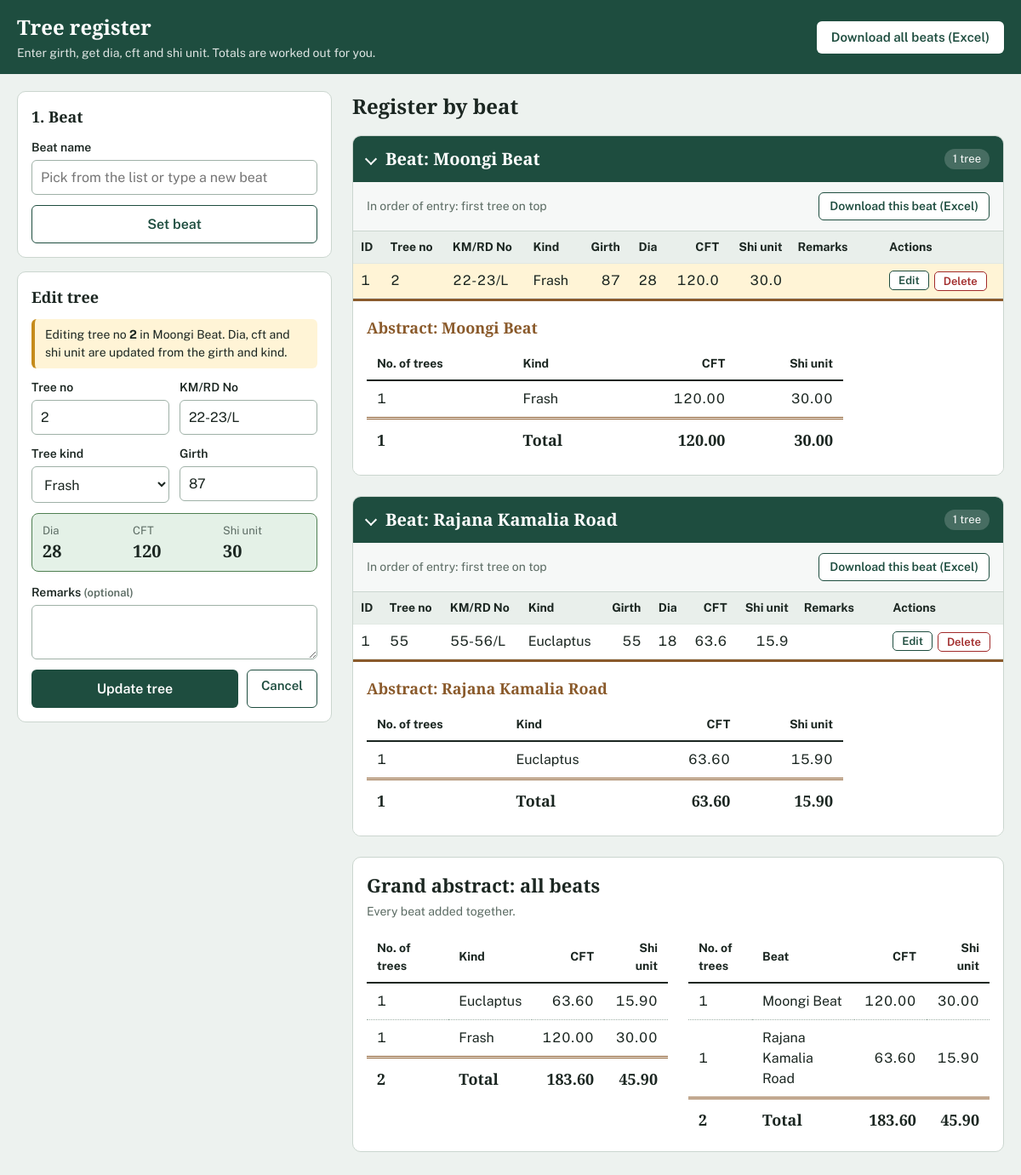
Page /?edit=1&beat=3 on the committed database.
### tables this page shows
CREATE TABLE beat_3_moongi_beat (
	id INTEGER NOT NULL, 
	tree_no VARCHAR(50) NOT NULL, 
	km_burji_no VARCHAR(50) NOT NULL, 
	kind_tree VARCHAR(100) NOT NULL, 
	girth INTEGER NOT NULL, 
	dia INTEGER, 
	cft FLOAT, 
	shi_unit FLOAT, 
	remarks VARCHAR(255), 
	PRIMARY KEY (id), 
	CONSTRAINT uq_beat_3_moongi_beat UNIQUE (km_burji_no, tree_no)
);

CREATE TABLE beat_1_rajana_kamalia_road (
	id INTEGER NOT NULL, 
	tree_no VARCHAR(50) NOT NULL, 
	km_burji_no VARCHAR(50) NOT NULL, 
	kind_tree VARCHAR(100) NOT NULL, 
	girth INTEGER NOT NULL, 
	dia INTEGER, 
	cft FLOAT, 
	shi_unit FLOAT, 
	remarks VARCHAR(255), 
	PRIMARY KEY (id), 
	CONSTRAINT uq_beat_1_rajana_kamalia_road UNIQUE (km_burji_no, tree_no)
);

### app.py (models this page shows)
class Beat(db.Model):
    __tablename__ = "beats"
    id = db.Column(db.Integer, primary_key=True)
    name = db.Column(db.String(100), nullable=False, unique=True)
    table_name = db.Column(db.String(80), nullable=False, unique=True)

### app.py (the view, shortened to what this page needs)
@app.route("/", methods=["GET", "POST"])
def index():
    current_beat = session.get("beat_name")
    edit_tree = edit_beat = None
    edit_id = request.args.get("edit", type=int)
    beat_id = request.args.get("beat", type=int)
    if edit_id and beat_id:
        edit_beat = db.session.get(Beat, beat_id)
        if edit_beat:
            edit_tree = db.session.get(tree_model(edit_beat.table_name), edit_id)
        if edit_tree is None:
            flash("That tree no longer exists.", "error")
            return redirect(url_for("index"))
    return render_index(
        form=edit_tree.to_dict() if edit_tree else {}, edit_tree=edit_tree, edit_beat=edit_beat
    )

### app.py (called while the page is built)
def get_beat_options():
    names = set(BEATS) | {name for (name,) in db.session.query(Beat.name).all()}
    return sorted(names, key=str.lower)

def _new_abstract():
    return {"rows": {}, "trees": 0, "cft": 0.0, "shi_unit": 0.0}

def _add_to_abstract(a, kind, trees, cft, shi_unit):
    row = a["rows"].setdefault(kind, {"kind": kind, "trees": 0, "cft": 0.0, "shi_unit": 0.0})
    row["trees"] += trees
    row["cft"] += cft
    row["shi_unit"] += shi_unit
    a["trees"] += trees
    a["cft"] += cft
    a["shi_unit"] += shi_unit

def _finish_abstract(a):
    rows = sorted(a["rows"].values(), key=lambda r: r["kind"])
    for r in rows:
        r["cft"] = round(r["cft"], 3)
        r["shi_unit"] = round(r["shi_unit"], 3)
    return {
        "rows": rows,
        "trees": a["trees"],
        "cft": round(a["cft"], 3),
        "shi_unit": round(a["shi_unit"], 3),
    }

def get_abstracts(only_beat=None):
    beats = Beat.query.filter_by(name=only_beat).all() if only_beat else Beat.query.all()
    per_beat, grand = {}, _new_abstract()
    for beat in beats:
        Tree = tree_model(beat.table_name)
        rows = db.session.query(
            Tree.kind_tree,
            func.count(Tree.id),
            func.coalesce(func.sum(Tree.cft), 0),
            func.coalesce(func.sum(Tree.shi_unit), 0),
        ).group_by(Tree.kind_tree).all()
        if not rows:
            continue
        a = _new_abstract()
        for kind, trees, cft, shi_unit in rows:
            _add_to_abstract(a, kind, trees, float(cft), float(shi_unit))
            _add_to_abstract(grand, kind, trees, float(cft), float(shi_unit))
        per_beat[beat.name] = _finish_abstract(a)
    return per_beat, _finish_abstract(grand)

### templates/index.html (shortened to what this page needs)
<!DOCTYPE html>
<html lang="en">
<head>
</head>
<body>
  <header class="topbar">
    <div class="topbar-inner">
      <div>
        <h1>Tree register</h1>
        <p>Enter girth, get dia, cft and shi unit. Totals are worked out for you.</p>
      </div>
      <a class="btn btn-light" href="{{ url_for('download_excel') }}">Download all beats (Excel)</a>
    </div>
  </header>
  <main class="layout">
    <aside class="entry">
      <section class="card">
        <h2>1. Beat</h2>
        <form method="POST" action="{{ url_for('set_beat') }}">
          <div class="field">
            <label for="beat_name">{{ 'Switch to another beat' if current_beat else 'Beat name' }}</label>
            <input type="text" id="beat_name" name="beat_name" list="beat-list" maxlength="100"
                   placeholder="Pick from the list or type a new beat" autocomplete="off" required>
          </div>
          <button type="submit" class="btn btn-outline btn-block">{{ 'Change beat' if current_beat else 'Set beat' }}</button>
        </form>
      </section>
      <section class="card">
        <h2 id="tree-card">{{ 'Edit tree' if edit_tree else '2. Tree details' }}</h2>
        {% if current_beat or edit_tree %}
        {% if edit_tree %}
          <div class="editing-note">Editing tree no <strong>{{ edit_tree.tree_no }}</strong> in {{ edit_beat.name }}. Dia, cft and shi unit are updated from the girth and kind.</div>
        {% endif %}
        <form method="POST" id="tree-form"{% if edit_tree %} action="{{ url_for('update_tree', beat_id=edit_beat.id, tree_id=edit_tree.id) }}"{% endif %}>
          <div class="two">
            <div class="field">
              <label for="tree_no">Tree no</label>
              <input type="text" id="tree_no" name="tree_no" maxlength="50" autofocus
                     value="{{ form.get('tree_no', '') }}" required>
            </div>
            <div class="field">
              <label for="km_burji_no">KM/RD No</label>
              <input type="text" id="km_burji_no" name="km_burji_no" maxlength="50"
                     value="{{ form.get('km_burji_no', '') }}" required>
            </div>
          </div>
          <div class="two">
            <div class="field">
              <label for="kind_tree">Tree kind</label>
              <select id="kind_tree" name="kind_tree" required>
                {% for k in kinds %}
                  <option value="{{ k }}" {% if form.get('kind_tree') == k %}selected{% endif %}>{{ k|capitalize }}</option>
                {% endfor %}
              </select>
            </div>
            <div class="field">
              <label for="girth">Girth</label>
              <input type="number" id="girth" name="girth" min="1" inputmode="numeric"
                     value="{{ form.get('girth', '') }}" required>
            </div>
          </div>
          <div class="preview" id="preview" aria-live="polite">
          </div>
          <div class="field">
            <label for="remarks">Remarks <span class="hint">(optional)</span></label>
            <textarea id="remarks" name="remarks" maxlength="255">{{ form.get('remarks', '') or '' }}</textarea>
          </div>
          {% if edit_tree %}
          <div class="btn-row">
            <button type="submit" class="btn btn-primary btn-block">Update tree</button>
            <a class="btn btn-outline" href="{{ url_for('index') }}">Cancel</a>
          </div>
          {% else %}
          <button type="submit" class="btn btn-primary btn-block">Save tree</button>
          {% endif %}
        </form>
        {% else %}
          <p class="hint" style="margin:0;color:var(--muted)">Set a beat first. Every tree you save will be recorded under it.</p>
        {% endif %}
      </section>
    </aside>
    <section>
      <div class="register-head">
        <h2>Register by beat</h2>
      </div>
      {% for s in sections %}
      <details class="sheet" open>
        <summary>
          <h2>Beat: {{ s.beat }}</h2>
          <span class="tag">{{ s.abstract.trees }} tree{{ '' if s.abstract.trees == 1 else 's' }}</span>
        </summary>
        <div class="toolbar">
          <span>In order of entry: first tree on top</span>
          <a class="btn btn-outline" href="{{ url_for('download_excel', beat=s.beat) }}">Download this beat (Excel)</a>
        </div>
        <div class="scroll"{% if s.beat == current_beat %} id="current-scroll"{% endif %}>
          <table class="entries">
            <thead>
              <tr>
                <th>ID</th><th>Tree no</th><th>KM/RD No</th><th>Kind</th>
                <th class="num">Girth</th><th class="num">Dia</th><th class="num">CFT</th><th class="num">Shi unit</th><th>Remarks</th><th>Actions</th>
              </tr>
            </thead>
            <tbody>
              {% for t in s.trees %}
              <tr{% if edit_tree and edit_beat and edit_beat.id == s.id and edit_tree.id == t.id %} class="editing"{% endif %}>
                <td>{{ t.id }}</td>
                <td>{{ t.tree_no }}</td>
                <td>{{ t.km_burji_no }}</td>
                <td>{{ t.kind_tree|capitalize }}</td>
                <td class="num">{{ t.girth }}</td>
                <td class="num">{{ t.dia }}</td>
                <td class="num">{{ t.cft }}</td>
                <td class="num">{{ t.shi_unit }}</td>
                <td class="remarks">{{ t.remarks or '' }}</td>
                <td>
                  <div class="actions">
                    <a class="mini" href="{{ url_for('index', edit=t.id, beat=s.id) }}#tree-card">Edit</a>
                    <form method="POST" action="{{ url_for('delete_tree', beat_id=s.id, tree_id=t.id) }}"
                          data-confirm="Delete tree no {{ t.tree_no }} ({{ t.kind_tree|capitalize }}, km / RD / burji no {{ t.km_burji_no }})? This cannot be undone.">
                      <button type="submit" class="mini danger">Delete</button>
                    </form>
                  </div>
                </td>
              </tr>
              {% endfor %}
            </tbody>
          </table>
        </div>
        <div class="abstract">
          <h3>Abstract: {{ s.beat }}</h3>
          <table class="ledger">
            <thead>
              <tr><th>No. of trees</th><th>Kind</th><th class="num">CFT</th><th class="num">Shi unit</th></tr>
            </thead>
            <tbody>
              {% for r in s.abstract.rows %}
              <tr>
                <td>{{ r.trees }}</td>
                <td>{{ r.kind|capitalize }}</td>
                <td class="num">{{ '%.2f'|format(r.cft) }}</td>
                <td class="num">{{ '%.2f'|format(r.shi_unit) }}</td>
              </tr>
              {% endfor %}
            </tbody>
            <tfoot>
              <tr>
                <td>{{ s.abstract.trees }}</td>
                <td>Total</td>
                <td class="num">{{ '%.2f'|format(s.abstract.cft) }}</td>
                <td class="num">{{ '%.2f'|format(s.abstract.shi_unit) }}</td>
              </tr>
            </tfoot>
          </table>
        </div>
      </details>
      {% else %}
      <div class="empty">
        <strong>No trees recorded yet</strong>
        Set a beat, then add the first tree. The register and its abstract will appear here.
      </div>
      {% endfor %}
      {% if sections|length > 1 %}
      <section class="card grand">
        <h2>Grand abstract: all beats</h2>
        <p class="sub">Every beat added together.</p>
        <div class="grand-grid">
          <table class="ledger">
            <thead>
              <tr><th>No. of trees</th><th>Kind</th><th class="num">CFT</th><th class="num">Shi unit</th></tr>
            </thead>
            <tbody>
              {% for r in grand.rows %}
              <tr>
                <td>{{ r.trees }}</td><td>{{ r.kind|capitalize }}</td>
                <td class="num">{{ '%.2f'|format(r.cft) }}</td><td class="num">{{ '%.2f'|format(r.shi_unit) }}</td>
              </tr>
              {% endfor %}
            </tbody>
            <tfoot>
              <tr>
                <td>{{ grand.trees }}</td><td>Total</td>
                <td class="num">{{ '%.2f'|format(grand.cft) }}</td><td class="num">{{ '%.2f'|format(grand.shi_unit) }}</td>
              </tr>
            </tfoot>
          </table>
          <table class="ledger">
            <thead>
              <tr><th>No. of trees</th><th>Beat</th><th class="num">CFT</th><th class="num">Shi unit</th></tr>
            </thead>
            <tbody>
              {% for s in sections|sort(attribute='beat') %}
              <tr>
                <td>{{ s.abstract.trees }}</td><td>{{ s.beat }}</td>
                <td class="num">{{ '%.2f'|format(s.abstract.cft) }}</td><td class="num">{{ '%.2f'|format(s.abstract.shi_unit) }}</td>
              </tr>
              {% endfor %}
            </tbody>
            <tfoot>
              <tr>
                <td>{{ grand.trees }}</td><td>Total</td>
                <td class="num">{{ '%.2f'|format(grand.cft) }}</td><td class="num">{{ '%.2f'|format(grand.shi_unit) }}</td>
              </tr>
            </tfoot>
          </table>
        </div>
      </section>
      {% endif %}
    </section>
  </main>
</body>
</html>

### rows in the picture
beat_3_moongi_beat: tree_no "2", km_burji_no "22-23/L", kind_tree "Frash", id "1", girth "87", dia "28", cft "120.0", shi_unit "30.0", trees "1", kind "Frash", cft "120.00", shi_unit "30.00"
Beat: name "Moongi Beat", beat "Moongi Beat", abstract.trees "1", abstract.cft "120.00", abstract.shi_unit "30.00"
Beat: beat "Rajana Kamalia Road", abstract.trees "1", abstract.cft "63.60", abstract.shi_unit "15.90"
beat_1_rajana_kamalia_road: id "1", tree_no "55", km_burji_no "55-56/L", kind_tree "Euclaptus", girth "55", dia "18", cft "63.6", shi_unit "15.9", trees "1", kind "Euclaptus", cft "63.60", shi_unit "15.90"

### other values in the picture
{{ 'Switch to another beat' if current_beat else 'Beat name' }} "Beat name"
{{ 'Change beat' if current_beat else 'Set beat' }} "Set beat"
{{ 'Edit tree' if edit_tree else '2. Tree details' }} "Edit tree"
{{ grand.trees }} "2"
{{ '%.2f'|format(grand.cft) }} "183.60"
{{ '%.2f'|format(grand.shi_unit) }} "45.90"
